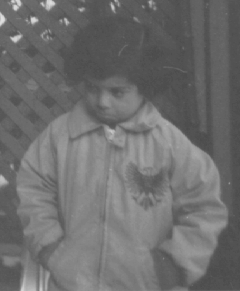
%> input picture Digital Image Process/Homework/week2/pout.tif, 240 x 291 px
$ octave f0203_process.m   (GNU Octave 9; MATLAB toolbox functions it lacks are replaced by stand-ins)
%> lines starting %> are read from the running program, lines starting %| are printed output that depends on the picture
% [29 lines of commented-out code are left out]


f = imread('C:\Users\32183\Desktop\pout.tif');
%> f is the input picture: size 291x240 uint8; min 74, max 224, mean 110.3
imshow(f);
figure,imhist(f)


ylim('auto')
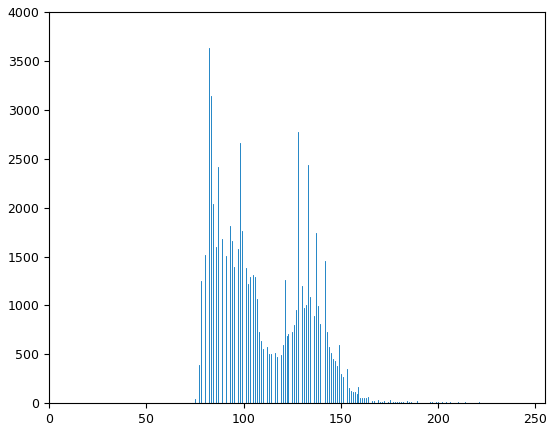
%> figure redrawn from the program's plot data; highest point at x = 82, y = 3628
g1 = histeq(f,256);
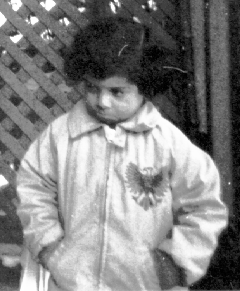
%> g1: size 291x240 uint8; min 0, max 255, mean 129.9
figure,imshow(g1)
figure,imhist(g1)
%> after `imhist(g1)`:
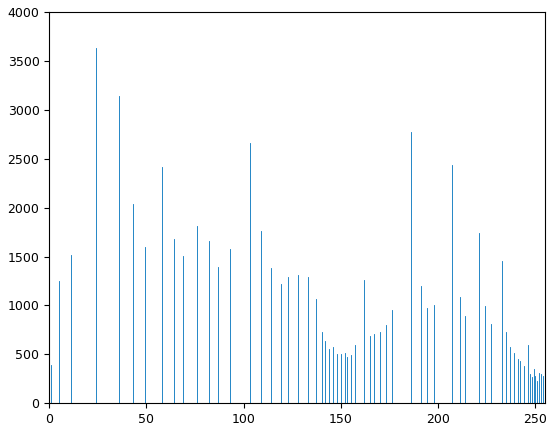
%> figure redrawn from the program's plot data; highest point at x = 24, y = 3628


g = imadjust(f,stretchlim(f),[0.15 0.95]);
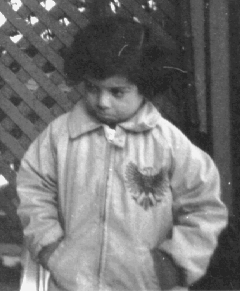
%> g: size 291x240 uint8; min 38, max 242, mean 117.2
figure,imhist(g)
%> after `imhist(g)`:
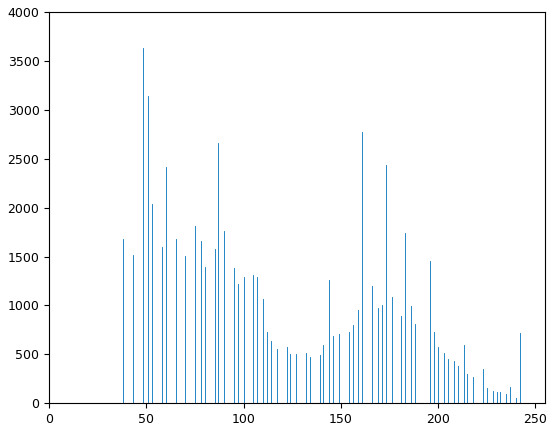
%> figure redrawn from the program's plot data; highest point at x = 48, y = 3628
figure;imshow(g)
